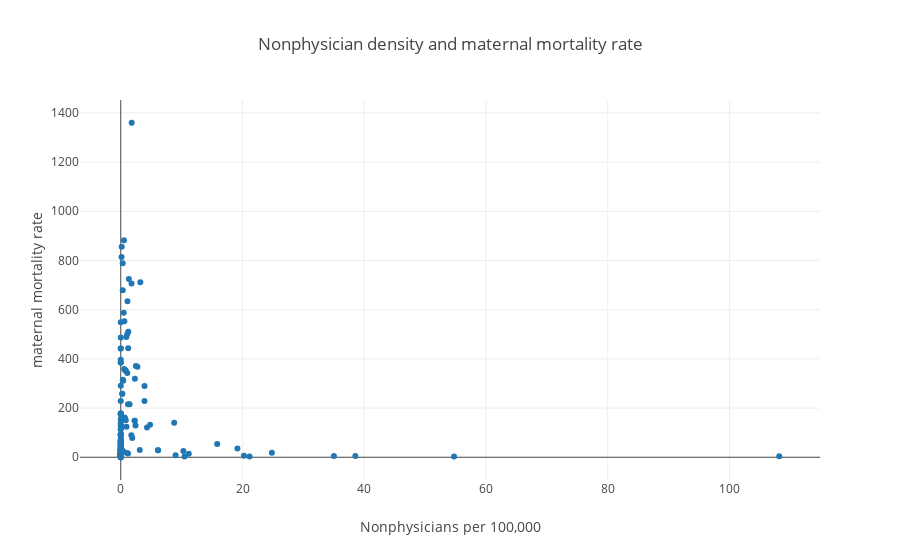

Write notebook code for a chart like this one.
### Markdown cell above
# NPA density vs MMR

### Code cell
t1 = df[df.ndensity<25]
t1 = t1[t1.ndensity>0]

# Create a trace
trace = go.Scatter(
    x = df['ndensity'],
    y = df['mmr'],
    mode = 'markers',
    text = df['country']
)

data = [trace]

layout = go.Layout(
    title='Nonphysician density and maternal mortality rate',
    xaxis=dict(
    title='Nonphysicians per 100,000'
    ),
    
    yaxis=dict(
    title='maternal mortality rate')
)

# Plot and embed in ipython notebook!
fig = go.Figure(data=data, layout=layout)

py.offline.iplot(fig, filename='NPA_mmr')

### Figure 1 — Plotly figure (JSON) as saved in the notebook; plotly's stock layout.template omitted (floating-point values rounded to 4 significant figures; data arrays with more than 128 entries replaced by an {"elided": "..."} marker saying what was removed)
{"data": [{"mode": "markers", "text": {"elided": "168 str values"}, "type": "scatter", "uid": "1ced29a3-559e-4e9f-a7b6-a7e03c39b939", "x": {"elided": "168 float values"}, "y": {"elided": "168 int values"}}], "layout": {"title": "Nonphysician density and maternal mortality rate", "xaxis": {"title": "Nonphysicians per 100,000"}, "yaxis": {"title": "maternal mortality rate"}}}
